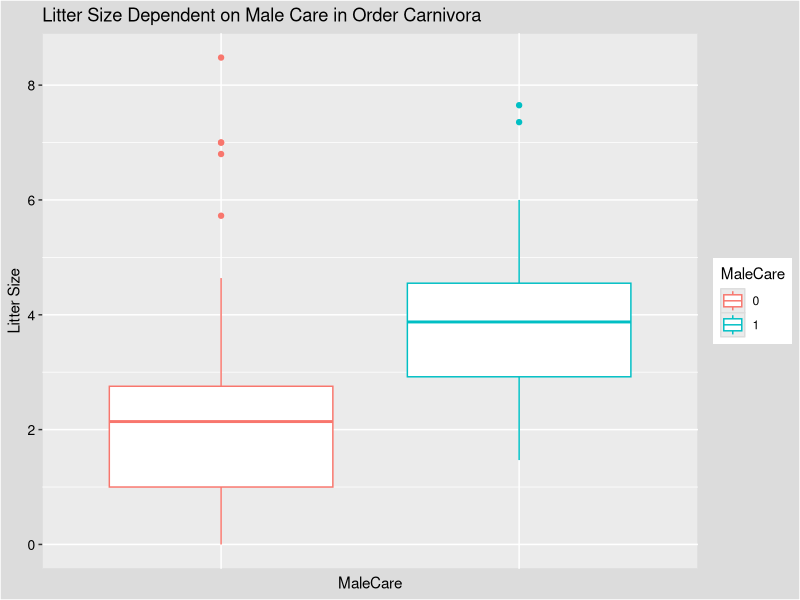
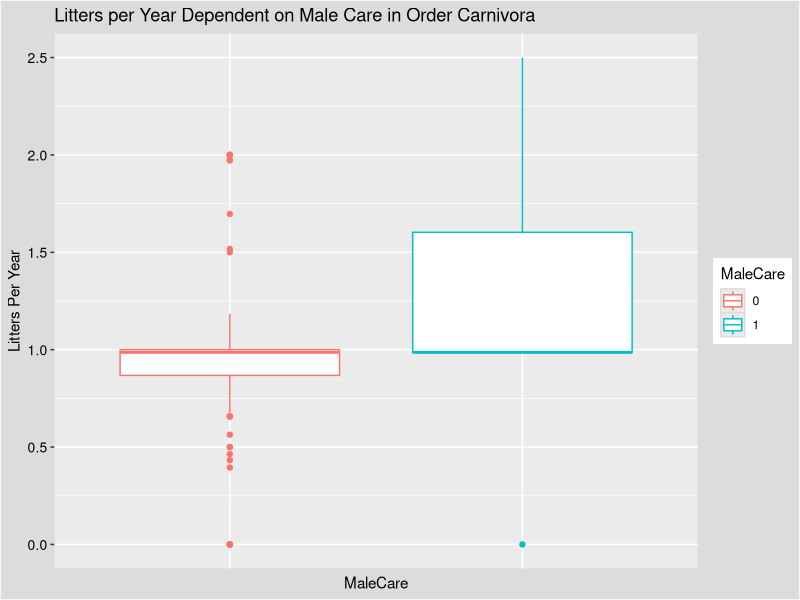
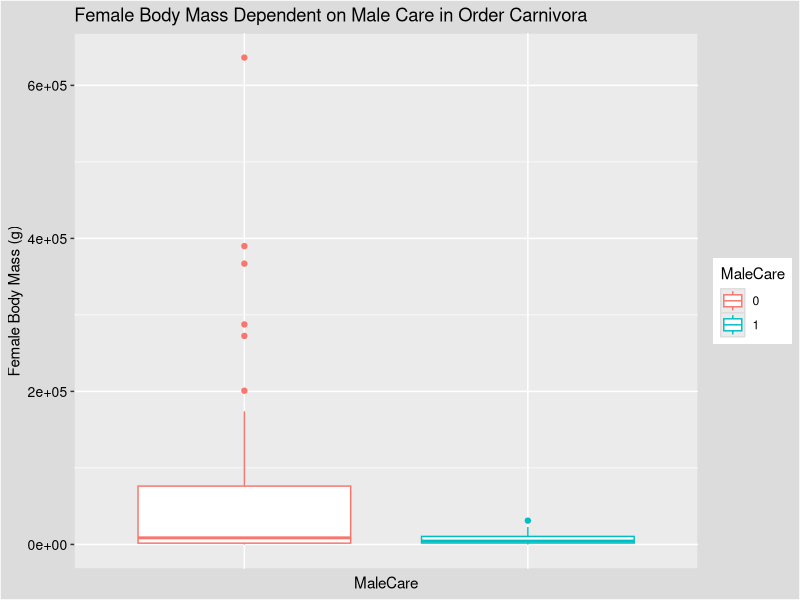
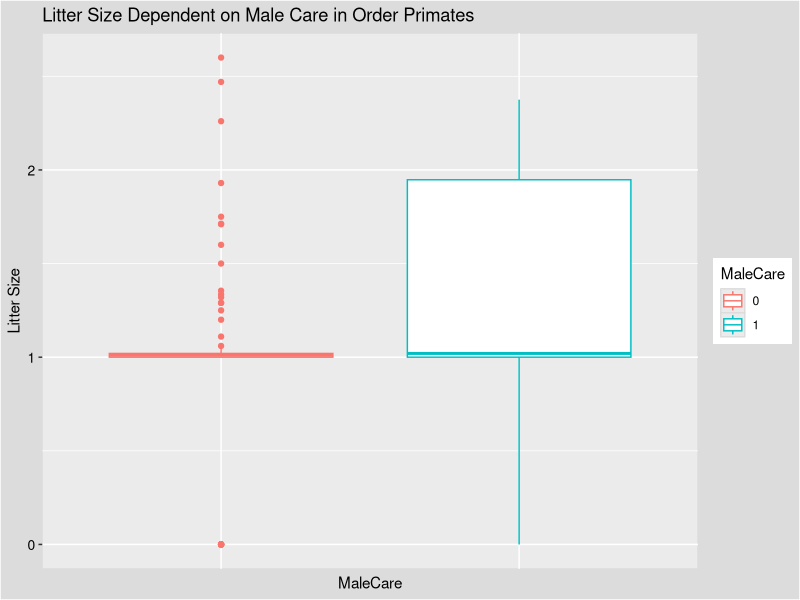
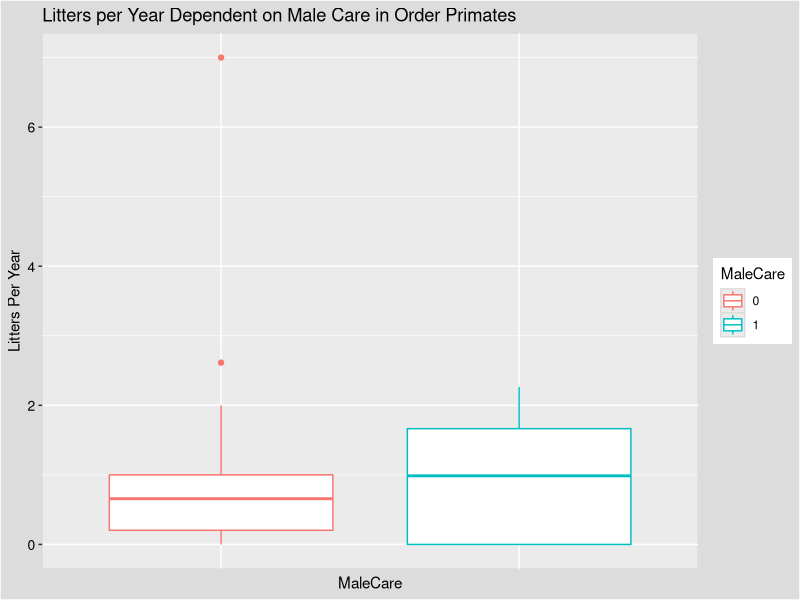
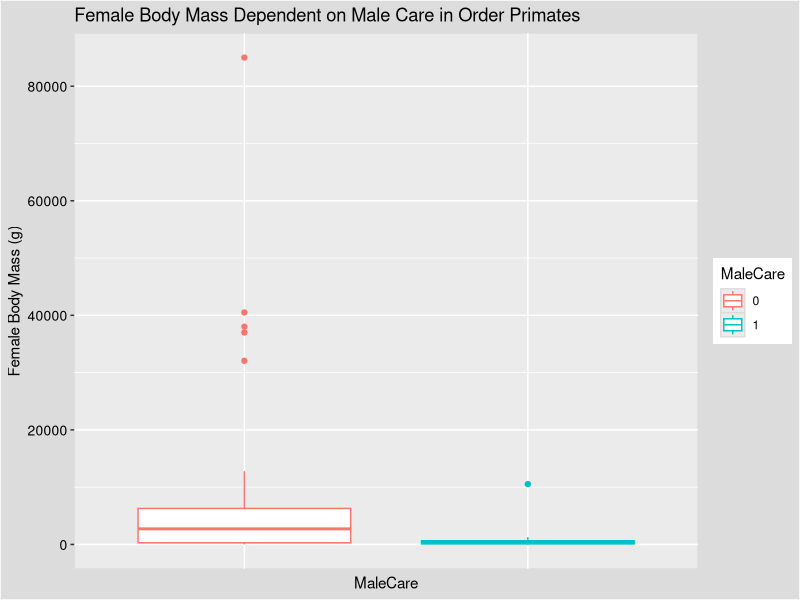
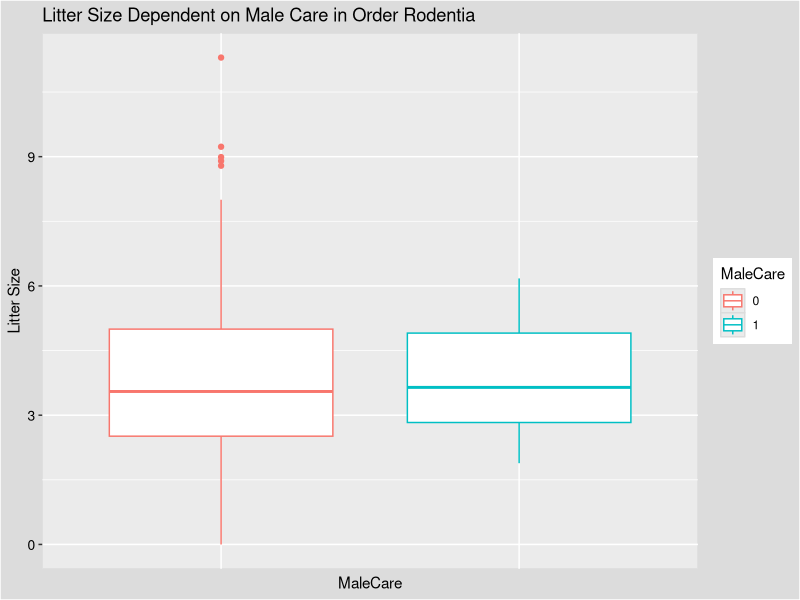
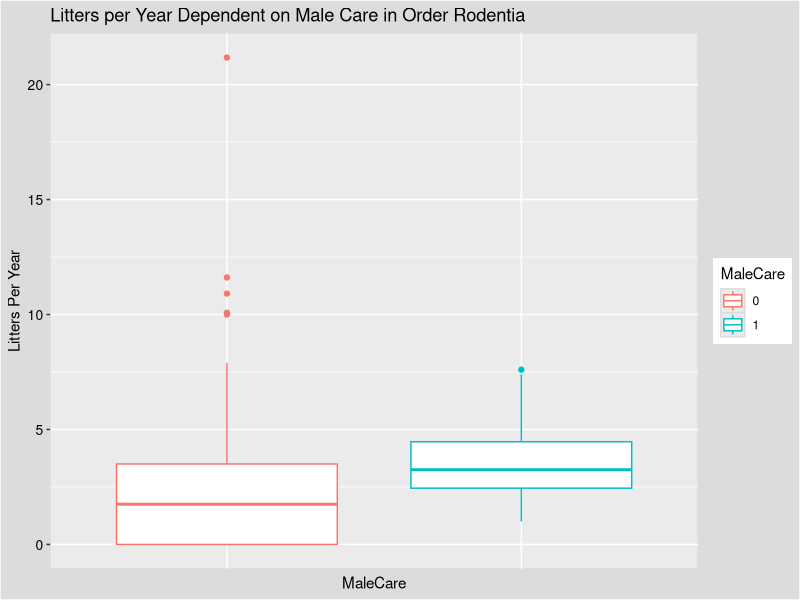

Here is the R script that generated these plots, in order:
# Allison O'Leary, Independent Project
setwd("/Users/allieoleary/Desktop/EBIO4420/CompBioLabsAndHomework/IndepProj/") # setting working directory 


OriginalData <- read.csv("OriginalData.csv")  # uploading data 


#### Viewing Data ####
OrdersAll <- levels(OriginalData$Order)       # there are 21 different orders of mammals within the data set
SpeciesAll <- levels(OriginalData$Species)    # there are 529 different species within the orders present/data
head(OriginalData)                            # viewing head of data, there are some NA's present
tail(OriginalData)                            # viewing tail of data, there are some NA's present

 

#### Changing NA's to 0's ####
isna <- is.na(OriginalData)                   # creating a T/F vector of the NA's present in the data
nomagicnumbers <- 0                           # creating a variable equal to zero to avoid magic numbers
OriginalData[isna] <- nomagicnumbers          # replacing using indexing all of the NA's with zeros 



#### Removing Unnecessary Columns ####
DataWColumnRemoval = subset(OriginalData, select = -c(MCpf, MCc, MCg, MCh, AlloAll, SM, LT, GT, IBI, BMn, BMw, BMin, ML, NoC))                                                                      # removing the columns that I no longer want to work with
colnames(DataWColumnRemoval)[3] <- "MaleCare"      # renaming columns
colnames(DataWColumnRemoval)[4] <- "MaleProvision"  # renaming columns
colnames(DataWColumnRemoval)[5] <- "FemaleBodyMass" # renaming columns
colnames(DataWColumnRemoval)[6] <- "LitterSize"     # renaming columns
colnames(DataWColumnRemoval)[7] <- "LittersPerYear" # renaming columns



#### Deciding What Orders to Keep ####
require(dplyr)                                      # tidy verse package install 

OrderOnesSpeciesCounts <- DataWColumnRemoval %>%  
  group_by(Order) %>%
  summarize( NumOfOnes = sum(MaleCare),
             NumOfSpecies = n() )                   # viewing how many species & "1"'s there are present for each of the orders
                                                    # orders w/ less than one "1" and/or orders with less than 6 species will not be looked at
View(OrderOnesSpeciesCounts)                        # KEEPING: Carnivora, Primates and Rodentia

## Note: Originally, I subset all of the orders into their own vectors. I decided to only graph the orders that had both "1" and "0" for male care: which were primates, carnivora, and rodentia. I also deleted any of the orders that had less than 4 species present, as I did not feel that was sufficient amounts data to graph. It took a LONG time. For the future I have found that I can use tidyverse piping to be more efficient


#### Creating Vectors with only one Order Present ####
Carnivora <- subset(DataWColumnRemoval, Order=="Carnivora")   # subsetting carnivara data
Primates <- subset(DataWColumnRemoval, Order=="Primates")     # subsetting primates data
Rodentia <- subset(DataWColumnRemoval, Order=="Rodentia")     # subsetting rodentia data 



#### Making Graphs ####
library(ggplot2)                                              # importing ggplot to make box plots

## Creating to use in boxplots
my_theme <- theme(plot.caption=element_text(size=20, vjust = 0.55,
                    hjust = 0.99, colour = "black", family = "Eurostile"),
                  plot.background = element_rect(fill = "#DCDCDC"),
                  panel.background = element_rect(colour = "#DCDCDC"),
                  axis.text = element_text(colour = "black", size = 10))
                                                        # creating style for the background on the boxplot
  # credit: https://stackoverflow.com/questions/57946350/error-dont-know-how-to-add-rhs-to-a-theme-object-when-saving-theme-formattin



#### Carnivora Graphs #####
## Carnivora - Male Care vs. Litter Size
Carnivora$MaleCare <- as.factor(Carnivora$MaleCare)     # making Male care a factor, so that it shows properly
Carnivora$MaleCare <- as.character(Carnivora$MaleCare)  # ^ making Male Care a character also works
  
CarnivoraLSMC <- ggplot( data = Carnivora ) + 
  geom_boxplot( 
    mapping = aes( x = MaleCare , y = LitterSize, group = MaleCare, colour=MaleCare)) + 
  theme(axis.ticks.x = element_blank(),                                                   # removing X axis ticks
        axis.text.x = element_blank()) +                                                  # removing X axis num's
  labs(title="Litter Size Dependent on Male Care in Order Carnivora", y = "Litter Size")  # adding label/title
  CarnivoraLSMC + my_theme                                                                # adding in my theme

## Carnivora - Male Care vs. Litters Per Year
CarnivoraLPYMC <- ggplot( data = Carnivora ) + 
  geom_boxplot( 
    mapping = aes( x = MaleCare , y = LittersPerYear, group = MaleCare, colour=MaleCare)) + 
  theme(axis.ticks.x = element_blank(),                                                   # removing X axis ticks
        axis.text.x = element_blank()) +                                                  # removing X axis num's
  labs(title="Litters per Year Dependent on Male Care in Order Carnivora", y = "Litters Per Year")       
                                                                                          # adding label/title
  CarnivoraLPYMC + my_theme                                                               # adding in my theme  
  
## Carnivora - Male Care vs. Female Body Mass
CarnivoraFBMMC <- ggplot( data = Carnivora ) + 
  geom_boxplot( 
    mapping = aes( x = MaleCare , y = FemaleBodyMass, group = MaleCare, colour=MaleCare)) + 
  theme(axis.ticks.x = element_blank(),                                                   # removing X axis ticks
        axis.text.x = element_blank()) +                                                  # removing X axis num's
  labs(title="Female Body Mass Dependent on Male Care in Order Carnivora", y = "Female Body Mass (g)")       
                                                                                          # adding label/title
  CarnivoraFBMMC + my_theme                                                               # adding in my theme    

  
  
##### Primates Graphs ####    
## Primates - Male Care vs. Litter Size 
Primates$MaleCare <- as.factor(Primates$MaleCare)     # making Male care a factor, so that it shows properly  

PrimatesLSMC <- ggplot( data = Primates ) + 
    geom_boxplot( 
      mapping = aes( x = MaleCare , y = LitterSize, group = MaleCare, colour=MaleCare)) + 
    theme(axis.ticks.x = element_blank(),                                                 # removing X axis ticks
          axis.text.x = element_blank()) +                                                # removing X axis num's
    labs(title="Litter Size Dependent on Male Care in Order Primates", y = "Litter Size") # adding label/title
  PrimatesLSMC + my_theme                                                                 # adding in my theme

## Primates - Male Care vs. Litters Per Year
PrimatesLPYMC <- ggplot( data = Primates ) + 
  geom_boxplot( 
    mapping = aes( x = MaleCare , y = LittersPerYear, group = MaleCare, colour=MaleCare)) + 
  theme(axis.ticks.x = element_blank(),                                                   # removing X axis ticks
        axis.text.x = element_blank()) +                                                  # removing X axis num's
  labs(title="Litters per Year Dependent on Male Care in Order Primates", y = "Litters Per Year")       
                                                                                          # adding label/title
  PrimatesLPYMC + my_theme                                                                # adding in my theme    
  
## Primates - Male Care vs. Female Body Mass
PrimatesFBMMC <- ggplot( data = Primates ) + 
  geom_boxplot( 
    mapping = aes( x = MaleCare , y = FemaleBodyMass, group = MaleCare, colour=MaleCare)) + 
  theme(axis.ticks.x = element_blank(),                                                   # removing X axis ticks
        axis.text.x = element_blank()) +                                                  # removing X axis num's
  labs(title="Female Body Mass Dependent on Male Care in Order Primates", y = "Female Body Mass (g)")       
                                                                                          # adding label/title
  PrimatesFBMMC + my_theme                                                                # adding in my theme   

    

#### Rodentia Graphs #####    
## Rodentia - Male Care vs. Litter Size  
Rodentia$MaleCare <- as.factor(Rodentia$MaleCare)     # making Male care a factor, so that it shows properly  
  
RodentiaLSMC <- ggplot( data = Rodentia ) + 
    geom_boxplot( 
      mapping = aes( x = MaleCare , y = LitterSize, group = MaleCare, colour=MaleCare)) + 
    theme(axis.ticks.x = element_blank(),                                                 # removing X axis ticks
          axis.text.x = element_blank()) +                                                # removing X axis num's
    labs(title="Litter Size Dependent on Male Care in Order Rodentia", y = "Litter Size")       # adding label/title
  RodentiaLSMC + my_theme                                                                 # adding in my theme
  
## Rodentia - Male Care vs. Litters Per Year
RodentiaLPYMC <- ggplot( data = Rodentia ) + 
  geom_boxplot( 
    mapping = aes( x = MaleCare , y = LittersPerYear, group = MaleCare, colour=MaleCare)) + 
  theme(axis.ticks.x = element_blank(),                                                   # removing X axis ticks
        axis.text.x = element_blank()) +                                                  # removing X axis num's
  labs(title="Litters per Year Dependent on Male Care in Order Rodentia", y = "Litters Per Year")       
                                                                                          # adding label/title
  RodentiaLPYMC + my_theme                                                                # adding in my theme  
  
## Rodentia - Male Care vs. Female Body Mass
RodentiaFBMMC <- ggplot( data = Rodentia ) + 
  geom_boxplot( 
    mapping = aes( x = MaleCare , y = FemaleBodyMass, group = MaleCare, colour=MaleCare)) + 
  theme(axis.ticks.x = element_blank(),                                                   # removing X axis ticks
        axis.text.x = element_blank()) +                                                  # removing X axis num's
  labs(title="Female Body Mass Dependent on Male Care in Order Rodentia", y = "Female Body Mass (g)")       
                                                                                          # adding label/title
  RodentiaFBMMC + my_theme                                                                # adding in my theme  
  

#### Printing out averages - Do Not Need Anymore, Keeping to show work ####
#CarnivoraMaleDoesCare <- subset(Carnivora, MaleCare=="1")
#MeanCarnivoraDoes <- mean(CarnivoraMaleDoesCare[["LitterSize"]]) # 4.011500, so that I can compare against boxplot
#CarnivoraMaleDoesntCare <- subset(Carnivora, MaleCare=="0")
#MeanCarnivoraDoesnt <- mean(CarnivoraMaleDoesntCare[["LitterSize"]]) # 2.299507, so that I can compare against boxplot 

## I was orignially going to use this code to help me in my graphs, but found an easier way. Still helped me along in my thought process.